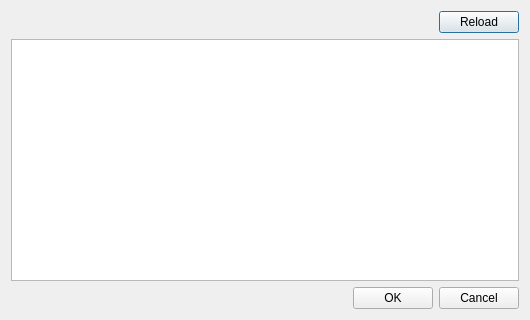
<?xml version="1.0" encoding="UTF-8"?>
<ui version="4.0">
 <class>DialogAttachProcess</class>
 <widget class="QDialog" name="DialogAttachProcess">
  <property name="windowModality">
   <enum>Qt::ApplicationModal</enum>
  </property>
  <property name="geometry">
   <rect>
    <x>0</x>
    <y>0</y>
    <width>530</width>
    <height>320</height>
   </rect>
  </property>
  <property name="windowTitle">
   <string>Attach</string>
  </property>
  <property name="modal">
   <bool>true</bool>
  </property>
  <layout class="QVBoxLayout" name="verticalLayout">
   <item>
    <layout class="QHBoxLayout" name="horizontalLayout">
     <item>
      <spacer name="horizontalSpacer">
       <property name="orientation">
        <enum>Qt::Horizontal</enum>
       </property>
       <property name="sizeHint" stdset="0">
        <size>
         <width>40</width>
         <height>20</height>
        </size>
       </property>
      </spacer>
     </item>
     <item>
      <widget class="QPushButton" name="pushButtonReload">
       <property name="text">
        <string>Reload</string>
       </property>
      </widget>
     </item>
    </layout>
   </item>
   <item>
    <widget class="QTableView" name="tableViewProcesses">
     <property name="editTriggers">
      <set>QAbstractItemView::NoEditTriggers</set>
     </property>
    </widget>
   </item>
   <item>
    <layout class="QHBoxLayout" name="horizontalLayout_2">
     <item>
      <spacer name="horizontalSpacer_2">
       <property name="orientation">
        <enum>Qt::Horizontal</enum>
       </property>
       <property name="sizeHint" stdset="0">
        <size>
         <width>40</width>
         <height>20</height>
        </size>
       </property>
      </spacer>
     </item>
     <item>
      <widget class="QPushButton" name="pushButtonOK">
       <property name="text">
        <string>OK</string>
       </property>
      </widget>
     </item>
     <item>
      <widget class="QPushButton" name="pushButtonCancel">
       <property name="text">
        <string>Cancel</string>
       </property>
      </widget>
     </item>
    </layout>
   </item>
  </layout>
 </widget>
 <resources/>
 <connections/>
</ui>
